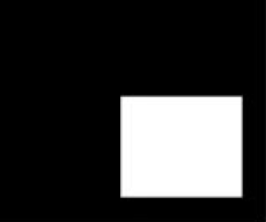
%> input picture X.png, 266 x 222 px
$ octave pertemuan3_operator_logika.m   (GNU Octave 9; MATLAB toolbox functions it lacks are replaced by stand-ins)
%> lines starting %> are read from the running program, lines starting %| are printed output that depends on the picture; in (x1, y1, x2, y2) boxes, pixels count from 0 and x2, y2 are one past the last pixel; in counts of white or black regions, pixels touching at a corner belong together; the program's own positions count from 1
X = uint8([200 100 100; 0 10 50; 50 250 120])
Y = uint8([100 220 230; 45 95 120; 205 100 0])

Z = bitor(X,Y) %<-- proses nya, X dan Y di ubah menjadi biner dan dilakukan operasi OR, Lalu di ubah kembali ke desimal

gambar_1 = imresize(imread('X.png'),[222 265]);
%> gambar_1: size 222x265x3 uint8; min 0, max 255, mean 53
gambar_1 = rgb2gray(gambar_1);
%> gambar_1: size 222x265 uint8

gambar_1_modif = im2bw(gambar_1)
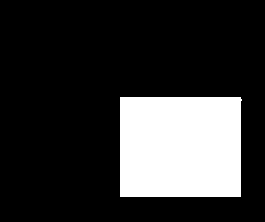
%> gambar_1_modif: size 222x265 logical; 20.6% white; 1 white region, box (x1, y1, x2, y2) and area: (120, 97, 242, 197) 12102

gambar_2 = imread('Y.png'); % size nya 222 x 265
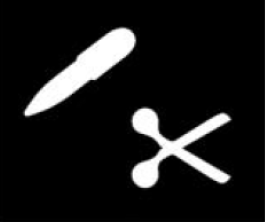
%> input picture Y.png, 265 x 222 px
%> gambar_2 is the input picture: size 222x265x3 uint8; min 0, max 255, mean 26
gambar_2 = rgb2gray(gambar_2)
%> gambar_2: size 222x265 uint8

gambar_2_modif = im2bw(gambar_2)
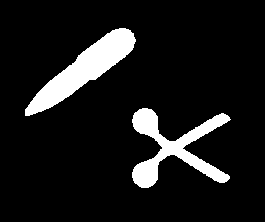
%> gambar_2_modif: size 222x265 logical; 10.2% white; 2 white regions, box (x1, y1, x2, y2) and area: (25, 28, 136, 116) 3141, (132, 108, 231, 188) 2832

kombinasi = bitor(gambar_1_modif,gambar_2_modif)
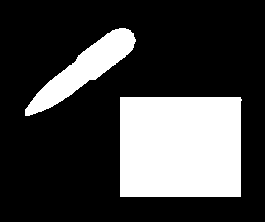
%> kombinasi: size 222x265 logical; 25.9% white; 2 white regions, box (x1, y1, x2, y2) and area: (120, 97, 242, 197) 12102, (25, 28, 136, 116) 3141
imshow(kombinasi)
